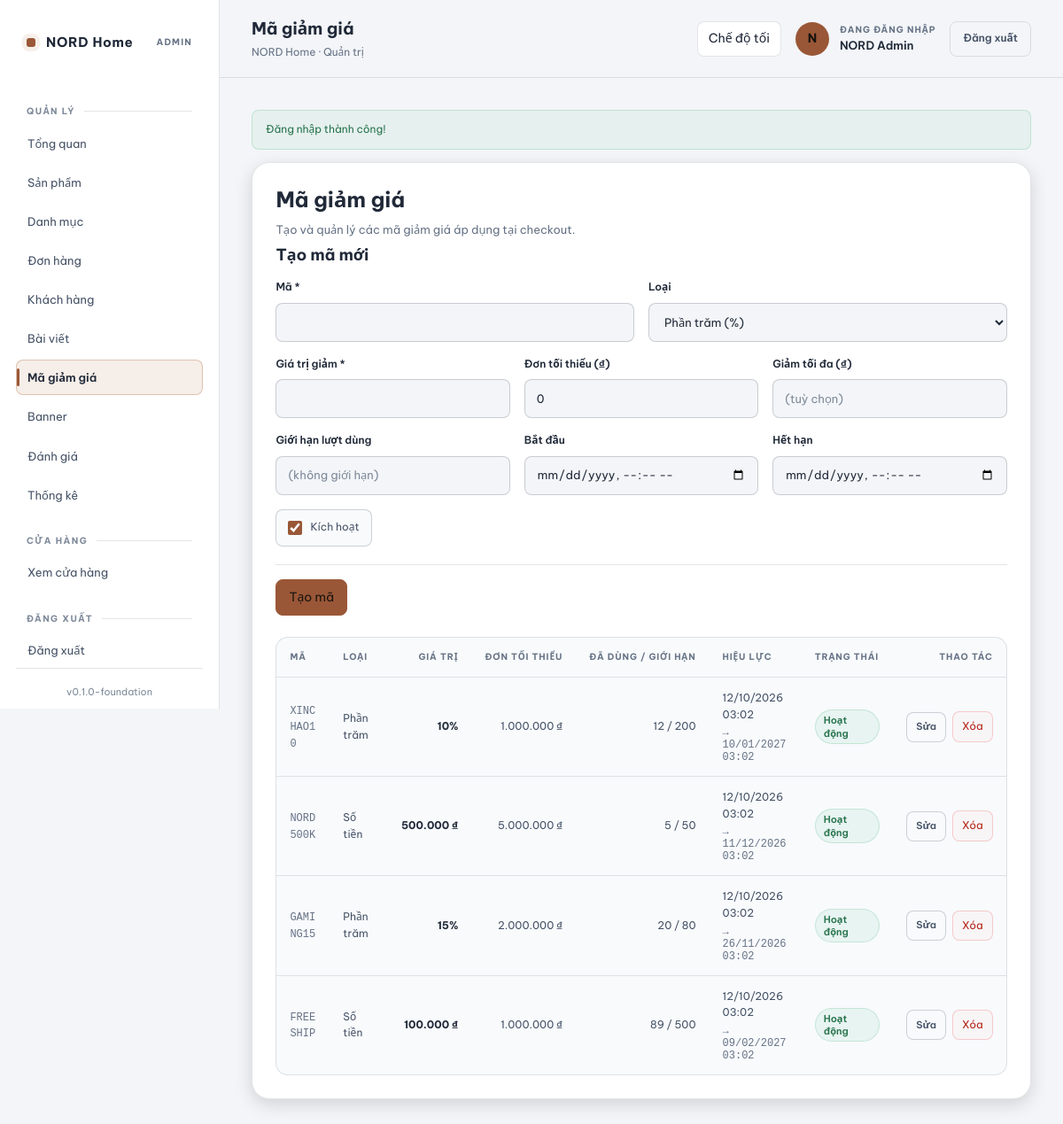
Page /admin/coupons.php (signed in) on the committed database.
### tables this page shows
CREATE TABLE `coupons` (
  `id` INT UNSIGNED NOT NULL AUTO_INCREMENT,
  `code` VARCHAR(40) NOT NULL,
  `type` ENUM('percent', 'fixed') NOT NULL DEFAULT 'percent',
  `value` DECIMAL(12,2) NOT NULL DEFAULT 0.00,
  `min_order` DECIMAL(12,2) NOT NULL DEFAULT 0.00,
  `max_discount` DECIMAL(12,2) DEFAULT NULL,
  `usage_limit` INT UNSIGNED DEFAULT NULL,
  `used_count` INT UNSIGNED NOT NULL DEFAULT 0,
  `starts_at` DATETIME DEFAULT NULL,
  `expires_at` DATETIME DEFAULT NULL,
  `is_active` TINYINT(1) NOT NULL DEFAULT 1,
  `created_at` DATETIME NOT NULL DEFAULT CURRENT_TIMESTAMP,
  `updated_at` DATETIME NOT NULL DEFAULT CURRENT_TIMESTAMP ON UPDATE CURRENT_TIMESTAMP,
  PRIMARY KEY (`id`),
  UNIQUE KEY `uq_coupons_code` (`code`),
  KEY `idx_coupons_active` (`is_active`)
);

### includes/functions.php (called while the page is built, shortened)
<?php
function e(?string $value): string
{
    return htmlspecialchars((string) $value, ENT_QUOTES | ENT_SUBSTITUTE, 'UTF-8');
}
function url(string $path = ''): string
{
    $path = ltrim($path, '/');
    return $path === '' ? BASE_URL : BASE_URL . '/' . $path;
}
function format_vnd($amount): string
{
    $amount = (float) $amount;
    return number_format($amount, 0, ',', '.') . ' ₫';
}
function format_date(?string $datetime, string $format = 'd/m/Y H:i'): string
{
    $timestamp = strtotime($datetime);
    return date($format, $timestamp);
}

### config/database.php (called while the page is built, shortened)
<?php
function pdo_options(): array
{
    return [
        PDO::ATTR_ERRMODE => PDO::ERRMODE_EXCEPTION,
        PDO::ATTR_DEFAULT_FETCH_MODE => PDO::FETCH_ASSOC,
        PDO::ATTR_EMULATE_PREPARES => false,
    ];
}
function db(): PDO
{
    $dsn = sprintf(
        'mysql:host=%s;port=%s;dbname=%s;charset=%s',
        DB_HOST,
        DB_PORT,
        DB_NAME,
        DB_CHARSET
    );
    $pdo = new PDO($dsn, DB_USER, DB_PASS, pdo_options());
    return $pdo;
}

### includes/admin-data.php (called while the page is built, shortened)
<?php
require_once __DIR__ . '/functions.php';
function admin_coupons_all(): array
{
    try {
        $stmt = db()->query('SELECT * FROM coupons ORDER BY created_at DESC');
        return $stmt->fetchAll() ?: [];
    } catch (PDOException $e) {
        return [];
    }
}

### admin/coupons.php (the view, shortened to what this page needs)
<?php
require_once dirname(__DIR__) . '/includes/admin-data.php';
$editId = (int) ($_GET['edit'] ?? 0);
$editing = $editId > 0 ? admin_coupon_find($editId) : null;
$values = [
    'code'         => '',
    'type'         => COUPON_PERCENT,
    'value'        => '',
    'min_order'    => '0',
    'max_discount' => '',
    'usage_limit'  => '',
    'starts_at'    => '',
    'expires_at'   => '',
    'is_active'    => 1,
];
$coupons = admin_coupons_all();
require dirname(__DIR__) . '/includes/admin-header.php';
?>
<div class="admin-card">
    <h1>Mã giảm giá</h1>
    <p class="admin-card-sub">Tạo và quản lý các mã giảm giá áp dụng tại checkout.</p>
    <form class="admin-form" method="post" action="" style="margin-bottom:24px;">
        <h2><?= $editing ? 'Sửa mã' : 'Tạo mã mới' ?></h2>
        <div class="admin-form-row admin-form-row--2">
            <label>
                <strong>Mã *</strong>
                <input type="text" name="code" value="<?= e($values['code']) ?>" required maxlength="40" style="text-transform:uppercase;">
            </label>
            <label>
                <strong>Loại</strong>
                <select name="type">
                    <option value="percent" <?= $values['type'] === COUPON_PERCENT ? 'selected' : '' ?>>Phần trăm (%)</option>
                </select>
            </label>
        </div>
        <div class="admin-form-row admin-form-row--3">
            <label>
                <strong>Giá trị giảm *</strong>
                <input type="number" name="value" min="0" step="0.01" value="<?= e($values['value']) ?>" required>
            </label>
            <label>
                <strong>Đơn tối thiểu (₫)</strong>
                <input type="number" name="min_order" min="0" step="1000" value="<?= e($values['min_order']) ?>">
            </label>
            <label>
                <strong>Giảm tối đa (₫)</strong>
                <input type="number" name="max_discount" min="0" step="1000" value="<?= e($values['max_discount']) ?>" placeholder="(tuỳ chọn)">
            </label>
        </div>
        <div class="admin-form-row admin-form-row--3">
            <label>
                <strong>Giới hạn lượt dùng</strong>
                <input type="number" name="usage_limit" min="0" step="1" value="<?= e($values['usage_limit']) ?>" placeholder="(không giới hạn)">
            </label>
            <label>
                <strong>Bắt đầu</strong>
                <input type="datetime-local" name="starts_at" value="<?= e($values['starts_at']) ?>">
            </label>
            <label>
                <strong>Hết hạn</strong>
                <input type="datetime-local" name="expires_at" value="<?= e($values['expires_at']) ?>">
            </label>
        </div>
        <label class="admin-check">
            <input type="checkbox" name="is_active" value="1" <?= $values['is_active'] ? 'checked' : '' ?>>
            Kích hoạt
        </label>
        <div class="admin-form-actions">
            <button type="submit" class="admin-btn admin-btn--primary"><?= $editing ? 'Lưu thay đổi' : 'Tạo mã' ?></button>
        </div>
    </form>
    <?php if (empty($coupons)): ?>
        <div class="admin-empty">Chưa có mã giảm giá nào.</div>
    <?php else: ?>
        <div class="admin-table-wrap">
            <table class="admin-table">
                <thead>
                    <tr>
                        <th>Mã</th>
                        <th>Loại</th>
                        <th class="col-num">Giá trị</th>
                        <th class="col-num">Đơn tối thiểu</th>
                        <th class="col-num">Đã dùng / Giới hạn</th>
                        <th>Hiệu lực</th>
                        <th>Trạng thái</th>
                        <th class="col-actions">Thao tác</th>
                    </tr>
                </thead>
                <tbody>
                <?php foreach ($coupons as $cp): ?>
                    <tr>
                        <td><strong><span class="admin-mono"><?= e($cp['code']) ?></span></strong></td>
                        <td><?= $cp['type'] === COUPON_PERCENT ? 'Phần trăm' : 'Số tiền' ?></td>
                        <td class="col-num"><strong>
                            <?= $cp['type'] === COUPON_PERCENT ? rtrim(rtrim((string) $cp['value'], '0'), '.') . '%' : e(format_vnd($cp['value'])) ?>
                        </strong></td>
                        <td class="col-num"><?= e(format_vnd($cp['min_order'])) ?></td>
                        <td class="col-num"><?= (int) $cp['used_count'] ?> / <?= $cp['usage_limit'] !== null ? (int) $cp['usage_limit'] : '∞' ?></td>
                        <td>
                            <?php if ($cp['starts_at']): ?>
                                <?= e(format_date((string) $cp['starts_at'], 'd/m/Y H:i')) ?>
                            <?php endif; ?>
                            <?php if ($cp['expires_at']): ?>
                                <div class="secondary admin-mono">→ <?= e(format_date((string) $cp['expires_at'], 'd/m/Y H:i')) ?></div>
                            <?php endif; ?>
                        </td>
                        <td>
                            <?php if ((int) $cp['is_active'] === 1): ?>
                                <span class="admin-badge admin-badge--ok">Hoạt động</span>
                            <?php else: ?>
                                <span class="admin-badge admin-badge--mute">Tắt</span>
                            <?php endif; ?>
                        </td>
                        <td class="col-actions">
                            <span class="admin-action-row">
                                <a class="admin-btn admin-btn--small admin-btn--secondary" href="<?= e(url('admin/coupons.php?edit=' . (int) $cp['id'])) ?>">Sửa</a>
                                <form method="post" action="" onsubmit="return confirm('Xóa mã giảm giá này? Nếu đã có lượt dùng, mã chỉ bị ẩn.');">
                                    <button type="submit" class="admin-btn admin-btn--small admin-btn--danger">Xóa</button>
                                </form>
                            </span>
                        </td>
                    </tr>
                <?php endforeach; ?>
                </tbody>
            </table>
        </div>
    <?php endif; ?>
</div>
<?php require dirname(__DIR__) . '/includes/admin-footer.php'; ?>

### rows in the picture
coupons: code "XINCHAO10", type "Phần trăm", value "10", min_order "1.000.000 ₫", used_count "12", usage_limit "200", starts_at "12/10/2026 03:02", expires_at "10/01/2027 03:02", is_active "Hoạt động"
coupons: code "NORD500K", type "Số tiền", value "500.000 ₫", min_order "5.000.000 ₫", used_count "5", usage_limit "50", starts_at "12/10/2026 03:02", expires_at "11/12/2026 03:02", is_active "Hoạt động"
coupons: code "GAMING15", type "Phần trăm", value "15", min_order "2.000.000 ₫", used_count "20", usage_limit "80", starts_at "12/10/2026 03:02", expires_at "26/11/2026 03:02", is_active "Hoạt động"
coupons: code "FREESHIP", type "Số tiền", value "100.000 ₫", min_order "1.000.000 ₫", used_count "89", usage_limit "500", starts_at "12/10/2026 03:02", expires_at "09/02/2027 03:02", is_active "Hoạt động"

### other values in the picture
APP_NAME "NORD Home"
APP_VERSION "0.1.0-foundation"
$pageTitle "Mã giảm giá"
current_user()['name'] "NORD Admin"
$flash['message'] "Đăng nhập thành công!"
